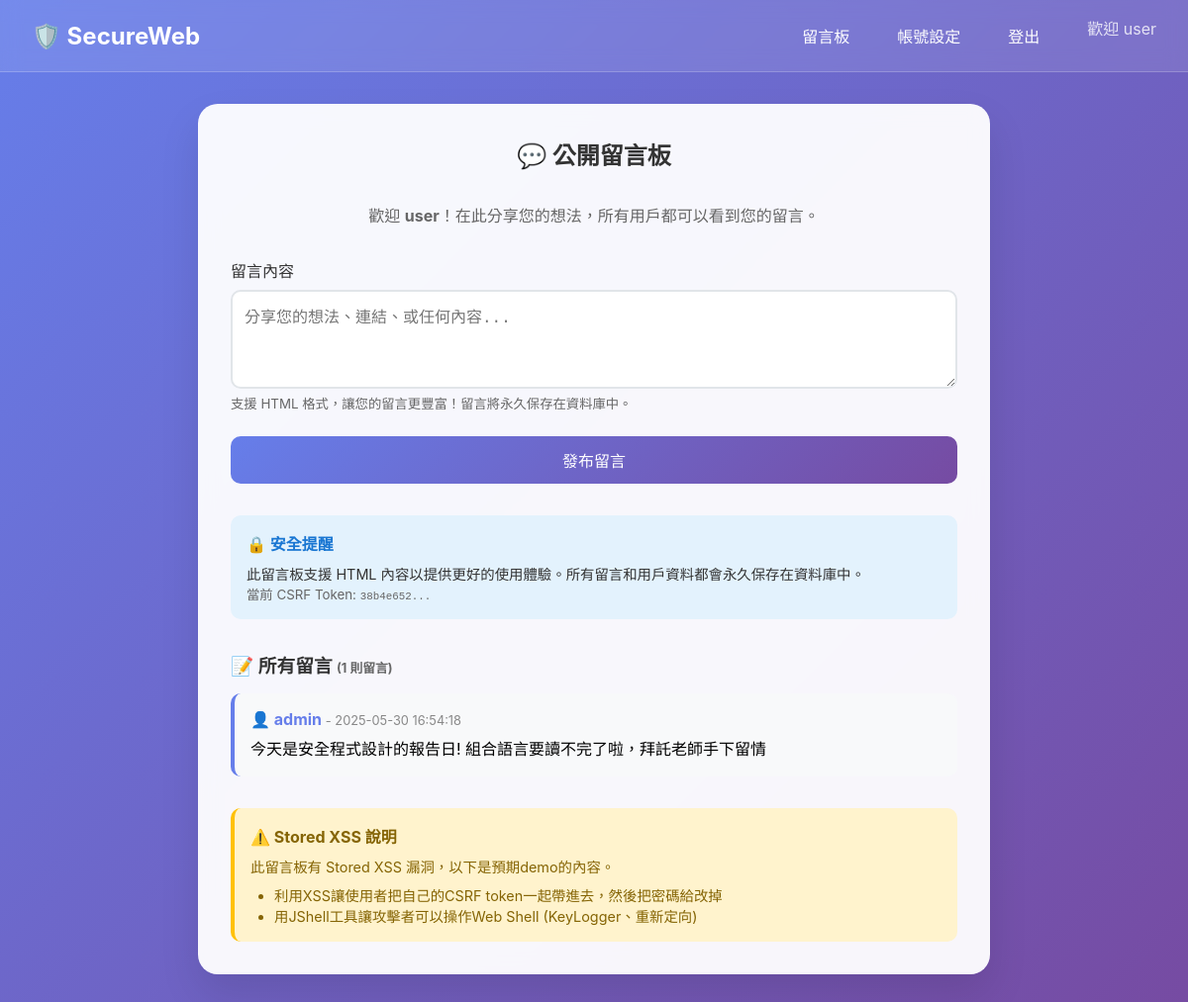
/comment (signed in), run on the app's committed database.
### tables this page shows
CREATE TABLE comments (
        id INTEGER PRIMARY KEY AUTOINCREMENT,
        username TEXT NOT NULL,
        message TEXT NOT NULL,
        created_at DATETIME DEFAULT CURRENT_TIMESTAMP
    );

### app.py (the view)
@app.route('/comment', methods=['GET', 'POST'])
def comment():
    if 'username' not in session:
        return redirect(url_for('login'))
    if request.method == 'POST':
        msg = request.form['message']
        add_comment(session['username'], msg)
    comments = get_comments()
    csrf_token = generate_csrf_token()  # 每次都生成新的 CSRF token
    return render_template('comment.html', comments=comments, csrf_token=csrf_token, username=session['username'])

### app.py (called while the page is built)
def get_db_connection():
    conn = sqlite3.connect(DB_PATH)
    conn.row_factory = sqlite3.Row
    return conn

def get_comments():
    conn = get_db_connection()
    comments = conn.execute('SELECT * FROM comments ORDER BY created_at DESC').fetchall()
    conn.close()
    return comments

def generate_csrf_token():
    token = secrets.token_hex(16)
    session['csrf_token'] = token
    return token

### templates/comment.html (shortened to what this page needs)
<!DOCTYPE html>
<html>
<head>
</head>
<body>
    {% extends "base.html" %}
    {% block content %}
    <div class="card" style="max-width: 800px;">
        <h2 style="text-align: center; margin-bottom: 2rem; color: #333;">💬 公開留言板</h2>
        <p style="text-align: center; color: #666; margin-bottom: 2rem;">
            歡迎 <strong>{{ username }}</strong>！在此分享您的想法，所有用戶都可以看到您的留言。
        </p>
        <form method="POST" style="margin-bottom: 2rem;">
            <div class="form-group">
                <label for="message">留言內容</label>
                <textarea id="message" name="message" rows="4"
                         placeholder="分享您的想法、連結、或任何內容..." required></textarea>
                <small style="color: #666;">支援 HTML 格式，讓您的留言更豐富！留言將永久保存在資料庫中。</small>
            </div>
            <button type="submit" class="btn">發布留言</button>
        </form>
        <div style="background: #e3f2fd; padding: 1rem; border-radius: 10px; margin-bottom: 2rem;">
            <h4 style="color: #1976d2; margin-bottom: 0.5rem;">🔒 安全提醒</h4>
            <p style="color: #333; font-size: 0.9rem;">
                此留言板支援 HTML 內容以提供更好的使用體驗。所有留言和用戶資料都會永久保存在資料庫中。
            </p>
            <small style="color: #666;">當前 CSRF Token: <code>{{ csrf_token[:8] }}...</code></small>
        </div>
        <h3 style="color: #333; margin-bottom: 1rem;">
            📝 所有留言 <span style="font-size: 0.8rem; color: #666;">({{ comments|length }} 則留言)</span>
        </h3>
        {% if comments %}
            {% for comment in comments %}
                <div class="comment-item">
                    <div class="comment-user">
                        👤 {{ comment.username }}
                        <span style="font-size: 0.8rem; color: #888; font-weight: normal;">
                            - {{ comment.created_at }}
                        </span>
                    </div>
                    <div style="margin-top: 0.5rem; line-height: 1.5;">
                        {{ comment.message|safe }}
                    </div>
                </div>
            {% endfor %}
        {% else %}
            <div style="text-align: center; padding: 2rem; color: #666; background: #f8f9fa; border-radius: 10px;">
                <p>📭 目前沒有留言</p>
                <p style="font-size: 0.9rem; margin-top: 0.5rem;">成為第一個發布留言的用戶吧！</p>
            </div>
        {% endif %}
        <div style="margin-top: 2rem; padding: 1rem; background: #fff3cd; border-radius: 10px; border-left: 4px solid #ffc107;">
            <h4 style="color: #856404; margin-bottom: 0.5rem;">⚠️ Stored XSS 說明</h4>
            <p style="color: #856404; font-size: 0.9rem;">
                此留言板有 Stored XSS 漏洞，以下是預期demo的內容。
            </p>
            <ul style="color: #856404; font-size: 0.9rem; margin-top: 0.5rem; padding-left: 1.5rem;">
                <li>利用XSS讓使用者把自己的CSRF token一起帶進去，然後把密碼給改掉</li>
                <li>用JShell工具讓攻擊者可以操作Web Shell (KeyLogger、重新定向)</li>
            </ul>
        </div>
    </div>
    {% endblock %}

### templates/base.html (style rules this page uses)
* { margin: 0; padding: 0; box-sizing: border-box; }
body { font-family: -apple-system, BlinkMacSystemFont, 'Segoe UI', Roboto, sans-serif; background: linear-gradient(135deg, #667eea 0%, #764ba2 100%); min-height: 100vh; display: flex; flex-direction: column; }
.card { background: rgba(255, 255, 255, 0.95); border-radius: 20px; padding: 2rem; box-shadow: 0 20px 40px rgba(0, 0, 0, 0.1); backdrop-filter: blur(10px); border: 1px solid rgba(255, 255, 255, 0.3); max-width: 500px; width: 100%; }
.form-group { margin-bottom: 1.5rem; }
label { display: block; margin-bottom: 0.5rem; color: #333; font-weight: 500; }
input, textarea { width: 100%; padding: 0.75rem; border: 2px solid #e1e5e9; border-radius: 10px; font-size: 1rem; transition: border-color 0.3s; }
.btn { background: linear-gradient(135deg, #667eea 0%, #764ba2 100%); color: white; border: none; padding: 0.75rem 2rem; border-radius: 10px; font-size: 1rem; cursor: pointer; transition: transform 0.3s; width: 100%; }
.comment-item { background: #f8f9fa; padding: 1rem; border-radius: 10px; margin-bottom: 1rem; border-left: 4px solid #667eea; }
.comment-user { font-weight: bold; color: #667eea; margin-bottom: 0.5rem; }

### data on the page
comments: username "admin", created_at "2025-05-30 16:54:18", message "今天是安全程式設計的報告日! 組合語言要讀不完了啦，拜託老師手下留情"

### other printed values
{{ session.username }} "user"
{{ username }} "user"
{{ comments|length }} "1"
